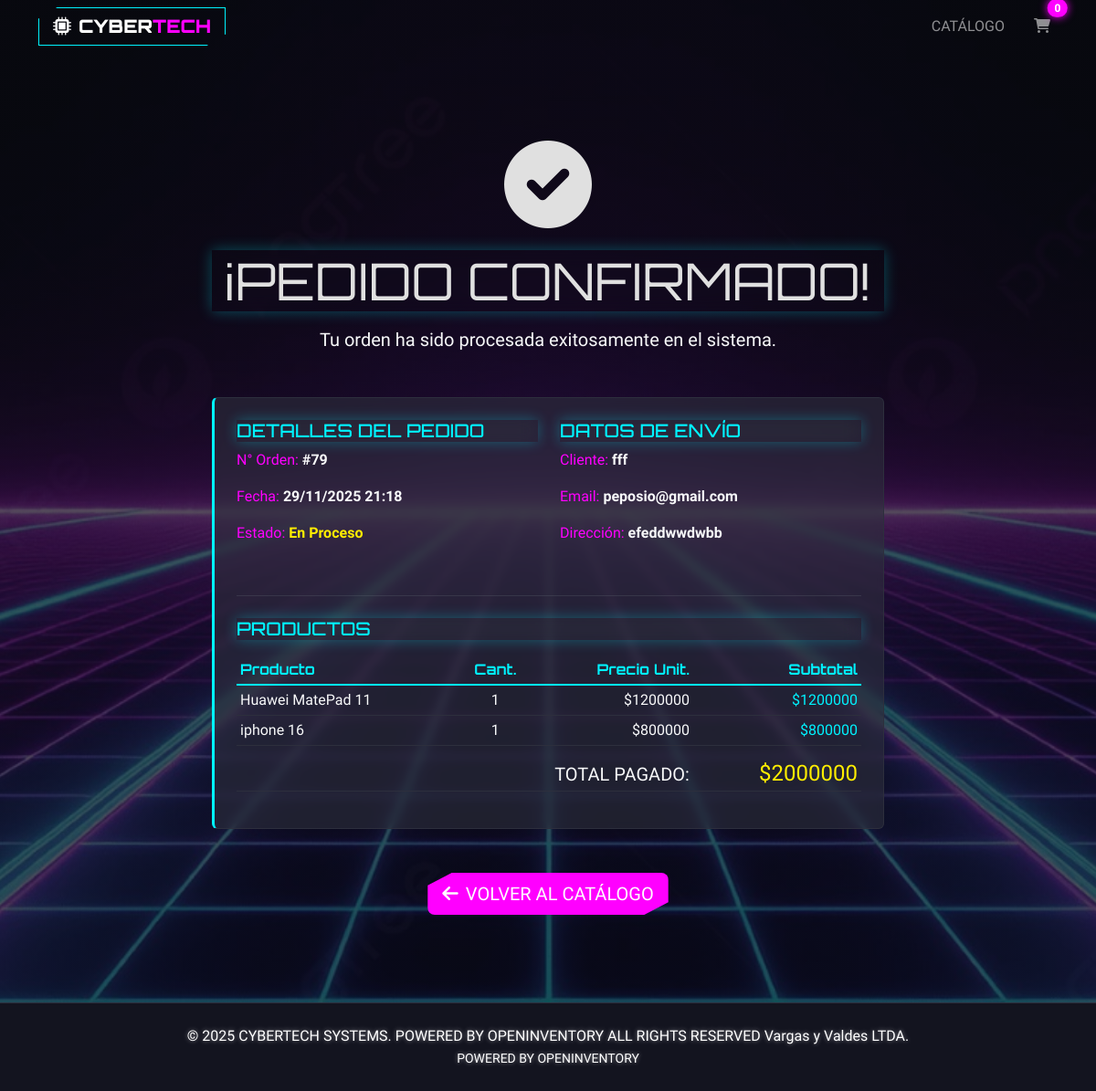
Page /tienda/exito/79/ on the committed database.
### productos/models.py (models this page shows, shortened)
class Pedido(models.Model):
    ESTADOS = [
        ('pendiente', 'Pendiente'),
        ('en_proceso', 'En Proceso'),
        ('completado', 'Completado'),
    ]
    usuario = models.ForeignKey(settings.AUTH_USER_MODEL, on_delete=models.CASCADE)
    bodeguero = models.ForeignKey(settings.AUTH_USER_MODEL, on_delete=models.SET_NULL, null=True, blank=True, related_name='pedidos_asignados')
    fecha_creacion = models.DateTimeField(auto_now_add=True)
    estado = models.CharField(max_length=20, choices=ESTADOS, default='pendiente')
    nombre_cliente = models.CharField(max_length=200, blank=True, null=True)
    email_cliente = models.EmailField(blank=True, null=True)
    telefono_cliente = models.CharField(max_length=20, blank=True, null=True)
    direccion_envio = models.TextField(blank=True, null=True)

class DetallePedido(models.Model):
    pedido = models.ForeignKey(Pedido, on_delete=models.CASCADE, related_name='detalles')
    producto = models.ForeignKey('Producto', on_delete=models.CASCADE)
    cantidad = models.PositiveIntegerField(default=1)
    precio_unitario = models.DecimalField(max_digits=10, decimal_places=2, default=0)
    escaneado = models.BooleanField(default=False)
    @property
    def subtotal(self):
        return self.cantidad * self.precio_unitario

class Producto(models.Model):
    nombre = models.CharField(
        max_length=100,
        validators=[
            RegexValidator(
                regex=r'^[A-Za-zÁÉÍÓÚáéíóúÑñ0-9\s\-\_]+$',
                message='El nombre solo puede contener letras, números, espacios y guiones.'
            )
        ]
    )
    precio = models.DecimalField(
        max_digits=10,
        decimal_places=2,
        validators=[
            MinValueValidator(0.01, message='El precio debe ser mayor que cero.')
        ]
    )
    stock = models.PositiveIntegerField(
        validators=[
            MinValueValidator(1, message='El stock debe ser al menos 1.')
        ]
    )
    categoria = models.CharField(
        max_length=50,
        blank=True,
        null=True,
        validators=[
            RegexValidator(
                regex=r'^[A-Za-zÁÉÍÓÚáéíóúÑñ\s]+$',
                message='La categoría solo puede contener letras y espacios.'
            )
        ]
    )
    imagen = models.ImageField(upload_to='productos/', blank=True, null=True, verbose_name='Imagen del Producto')
    descripcion = models.TextField(blank=True, null=True, verbose_name='Descripción del Producto')

### tienda/views.py (the view)
# urls.py: path('exito/<int:pedido_id>/', views.compra_exitosa, name='compra_exitosa'),
def compra_exitosa(request, pedido_id):
    pedido = get_object_or_404(Pedido, id=pedido_id)
    detalles = pedido.detalles.all()
    datos_cliente = request.session.get('ultimo_pedido', {})
    total = sum(detalle.cantidad * detalle.precio_unitario for detalle in detalles)
    context = {
        'pedido': pedido,
        'detalles': detalles,
        'total': total,
        'datos_cliente': datos_cliente,
        'cantidad_items': 0,  # Carrito vacío después de compra
    }
    return render(request, 'tienda/compra_exitosa.html', context)

### tienda/templates/tienda/compra_exitosa.html
{% extends 'tienda/base.html' %}
{% load static %}
{% block content %}
<div class="row justify-content-center py-5">
    <div class="col-md-8 text-center">
        <div class="mb-4 text-neon-green">
            <i class="fas fa-check-circle fa-6x glitch-hover"></i>
        </div>
        <h1 class="display-4 text-neon-green mb-3">¡PEDIDO CONFIRMADO!</h1>
        <p class="lead text-light mb-5">Tu orden ha sido procesada exitosamente en el sistema.</p>
        <div class="card cyber-card mb-5 text-start">
            <div class="card-body p-4">
                <div class="row">
                    <div class="col-md-6 mb-3">
                        <h5 class="text-neon-blue">Detalles del Pedido</h5>
                        <p class="text-neon-pink">N° Orden: <strong class="text-light">#{{ pedido.id }}</strong></p>
                        <p class="text-neon-pink">Fecha: <strong class="text-light">{{ pedido.fecha_creacion|date:"d/m/Y H:i" }}</strong></p>
                        <p class="text-neon-pink">Estado: <strong class="text-neon-yellow">{{ pedido.get_estado_display }}</strong></p>
                    </div>
                    <div class="col-md-6 mb-3">
                        <h5 class="text-neon-blue">Datos de Envío</h5>
                        <p class="text-neon-pink">Cliente: <strong class="text-light">{{ pedido.nombre_cliente }}</strong></p>
                        <p class="text-neon-pink">Email: <strong class="text-light">{{ pedido.email_cliente }}</strong></p>
                        <p class="text-neon-pink">Dirección: <strong class="text-light">{{ pedido.direccion_envio }}</strong></p>
                    </div>
                </div>
                <hr class="border-secondary my-4">
                <h5 class="text-neon-blue mb-3">Productos</h5>
                <div class="table-responsive">
                    <table class="table cyber-table table-sm">
                        <thead>
                            <tr>
                                <th>Producto</th>
                                <th class="text-center">Cant.</th>
                                <th class="text-end">Precio Unit.</th>
                                <th class="text-end">Subtotal</th>
                            </tr>
                        </thead>
                        <tbody>
                            {% for detalle in detalles %}
                            <tr>
                                <td class="text-light">{{ detalle.producto.nombre }}</td>
                                <td class="text-center text-light">{{ detalle.cantidad }}</td>
                                <td class="text-end text-light">${{ detalle.precio_unitario|floatformat:0 }}</td>
                                <td class="text-end text-neon-blue">${{ detalle.subtotal|floatformat:0 }}</td>
                            </tr>
                            {% endfor %}
                        </tbody>
                        <tfoot>
                            <tr>
                                <td colspan="3" class="text-end pt-3 h5 text-light">TOTAL PAGADO:</td>
                                <td class="text-end pt-3 h4 text-neon-yellow">${{ total|floatformat:0 }}</td>
                            </tr>
                        </tfoot>
                    </table>
                </div>
            </div>
        </div>
        <a href="{% url 'tienda:catalogo' %}" class="btn btn-cyber-primary btn-lg">
            <i class="fas fa-arrow-left me-2"></i>VOLVER AL CATÁLOGO
        </a>
    </div>
</div>
{% endblock %}

### tienda/static/tienda/css/tienda.css (style rules this page uses)
:root { --cyber-black: #0b0c15; --cyber-dark: #13141f; --cyber-gray: #2d2f3d; --neon-blue: #00f3ff; --neon-pink: #ff00ff; --neon-yellow: #ffee00; --neon-green: #00ff9d; --font-main: 'Rajdhani', sans-serif; --font-display: 'Orbitron', sans-serif; }
body.cyberpunk-body { background-color: var(--cyber-black); color: #e0e0e0; font-family: var(--font-main); min-height: 100vh; display: flex; flex-direction: column; background-image: linear-gradient(rgba(11, 12, 21, 0.7), rgba(11, 12, 21, 0.7)), url('../images/cyberpunk-grid-bg.jpg'); background-size: cover; background-attachment: fixed; background-position: center; }
h1, h2, h3, h4, h5, h6 { font-family: var(--font-display); text-transform: uppercase; box-shadow: 0 0 15px rgba(0, 243, 255, 0.3); backdrop-filter: blur(10px); }
.cyber-card { background-color: rgba(45, 47, 61, 0.6); border: 1px solid var(--cyber-gray); border-left: 3px solid var(--neon-blue); transition: all 0.3s ease; backdrop-filter: blur(5px); }
.btn-cyber-primary { background-color: var(--neon-pink); color: #fff; border: none; clip-path: polygon(10% 0, 100% 0, 100% 70%, 90% 100%, 0 100%, 0 30%); }
.cyber-table { color: #e0e0e0; border-color: var(--cyber-gray); --bs-table-bg: transparent; --bs-table-accent-bg: transparent; --bs-table-striped-bg: transparent; --bs-table-hover-bg: rgba(0, 243, 255, 0.05); background-color: transparent !important; }
.cyber-table th { color: var(--neon-blue); font-family: var(--font-display); border-bottom: 2px solid var(--neon-blue); background-color: transparent !important; }
.cyber-table td { border-bottom: 1px solid var(--cyber-gray); vertical-align: middle; background-color: transparent !important; color: #e0e0e0; }
.text-neon-yellow { color: var(--neon-yellow) !important; }
.text-neon-pink { color: var(--neon-pink) !important; }
.text-neon-blue { color: var(--neon-blue) !important; }

### rows in the picture
Pedido: id "79", fecha_creacion "29/11/2025 21:18", estado "En Proceso", nombre_cliente "fff", email_cliente "peposio@gmail.com", direccion_envio "efeddwwdwbb"
DetallePedido: producto.nombre "Huawei MatePad 11", cantidad "1", precio_unitario "1200000", subtotal "1200000"
DetallePedido: producto.nombre "iphone 16", cantidad "1", precio_unitario "800000", subtotal "800000"

### other values in the picture
{{ cantidad_items|default:0 }} "0"
{{ total|floatformat:0 }} "2000000"
